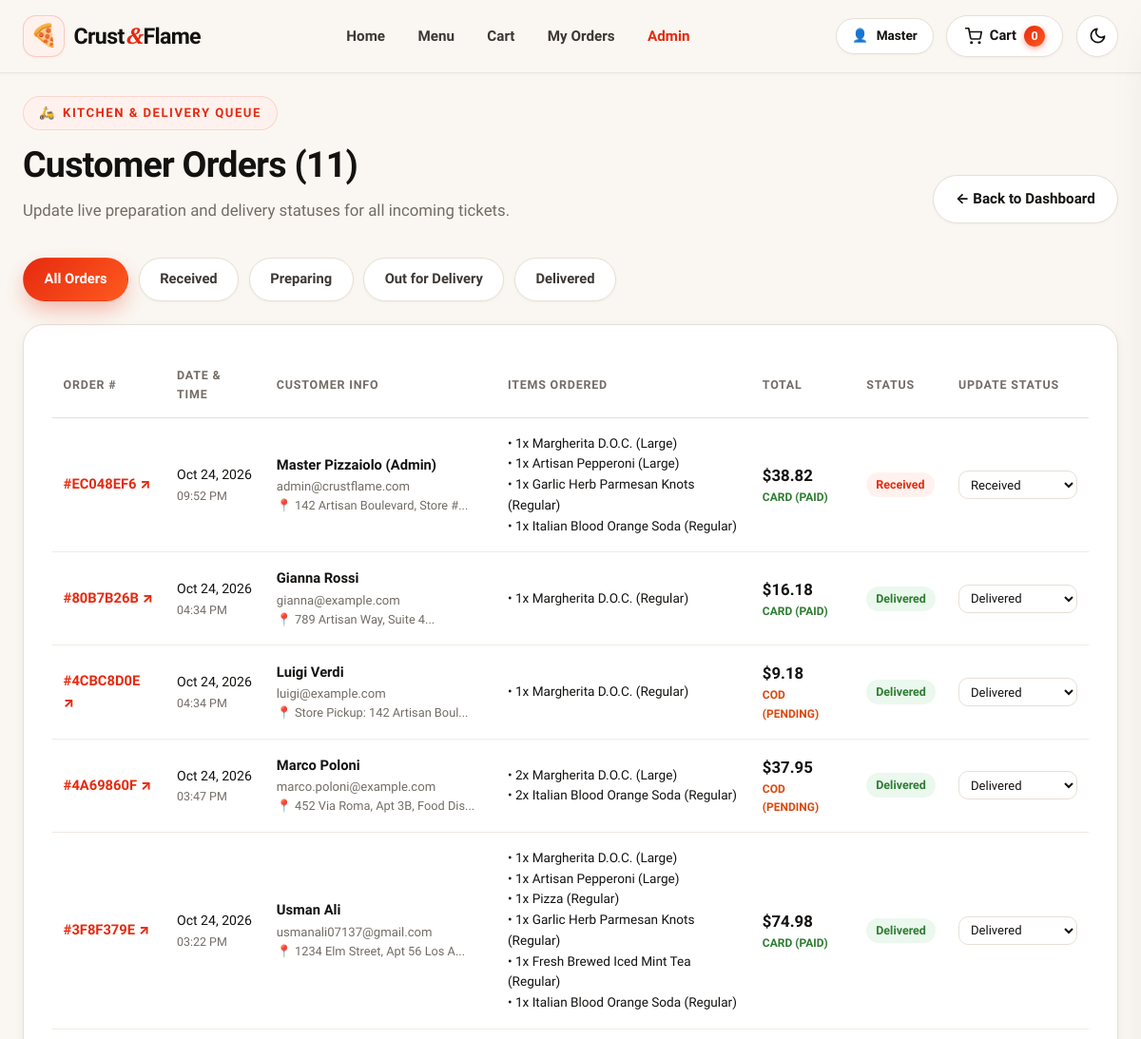
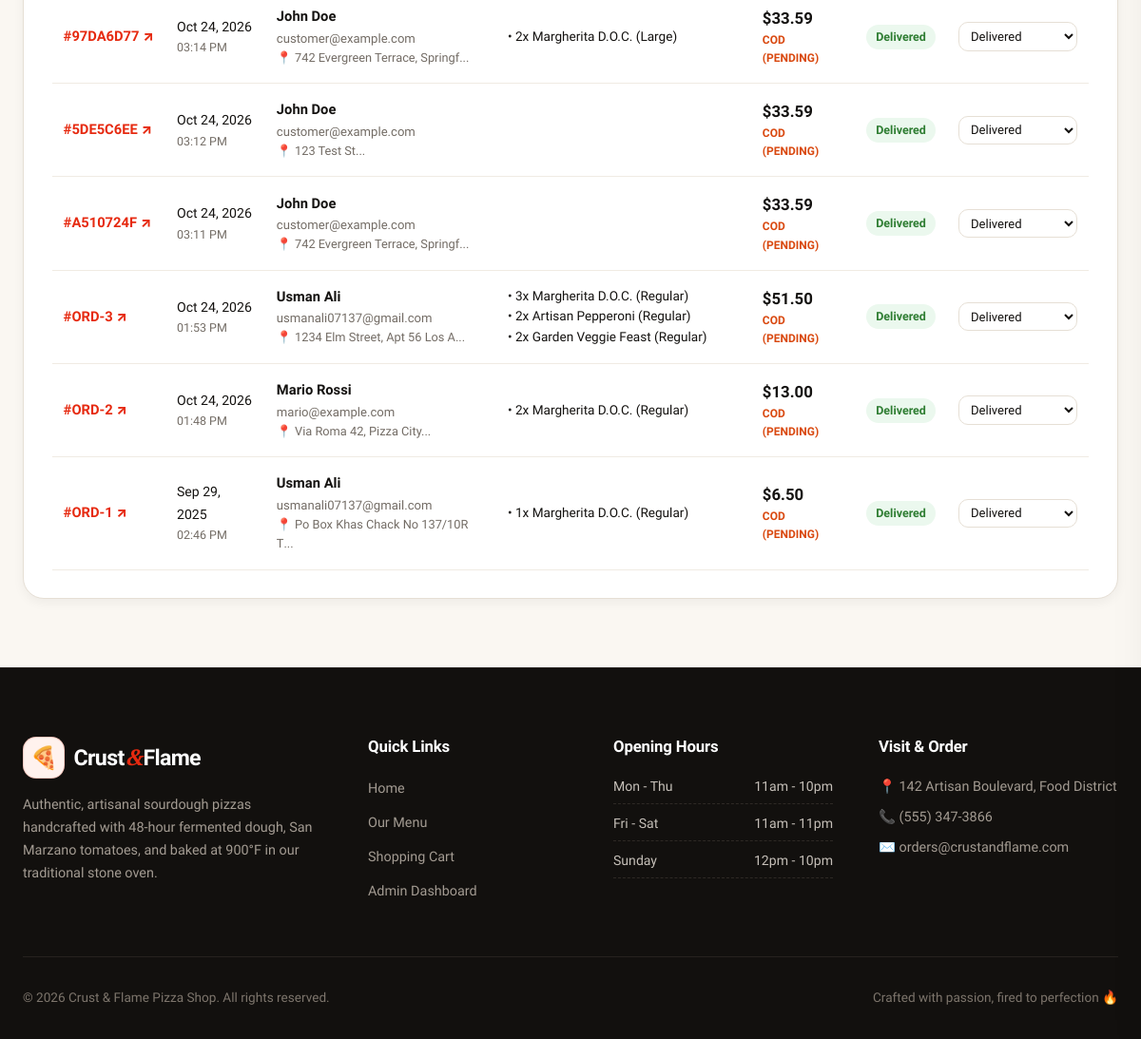
Page /admin/orders (signed in) on the committed database (2 pictures, top to bottom).
### app/models/user.py (models this page shows, shortened)
class User(Base):
    __tablename__ = "users"
    id = Column(Integer, primary_key=True, index=True)
    email = Column(String(120), unique=True, index=True, nullable=False)
    hashed_password = Column(String(255), nullable=False)
    full_name = Column(String(100), nullable=False)
    phone = Column(String(30), nullable=True)
    address = Column(String(255), nullable=True)
    role = Column(String(20), default="customer", nullable=False)  # 'customer', 'staff', 'admin'
    loyalty_points = Column(Integer, default=100, nullable=False)
    is_active = Column(Boolean, default=True, nullable=False)
    created_at = Column(DateTime, default=datetime.utcnow)
    orders = relationship("Order", back_populates="user", cascade="all, delete-orphan")
    reviews = relationship("Review", back_populates="user", cascade="all, delete-orphan")

### app/models/order.py (models this page shows, shortened)
class Order(Base):
    __tablename__ = "orders"
    id = Column(Integer, primary_key=True, index=True)
    order_number = Column(String(36), unique=True, index=True, default=lambda: str(uuid.uuid4())[:8].upper())
    user_id = Column(Integer, ForeignKey("users.id", ondelete="SET NULL"), nullable=True)
    customer_name = Column(String(100), nullable=False)
    customer_email = Column(String(100), nullable=False)
    customer_phone = Column(String(30), nullable=True)
    address = Column(Text, nullable=False)
    delivery_notes = Column(Text, nullable=True)
    subtotal = Column(Float, default=0.0)
    tax = Column(Float, default=0.0)
    delivery_fee = Column(Float, default=0.0)
    discount = Column(Float, default=0.0)
    tip_amount = Column(Float, default=0.0)
    total = Column(Float, default=0.0)
    coupon_code = Column(String(50), nullable=True)
    points_earned = Column(Integer, default=0)
    points_redeemed = Column(Integer, default=0)
    order_type = Column(String(20), default="delivery")  # 'delivery' or 'pickup'
    payment_method = Column(String(30), default="cod")  # 'cod', 'card', 'online'
    payment_status = Column(String(30), default="pending")  # 'pending', 'paid', 'refunded'
    status = Column(String(50), default="Received")  # 'Received', 'Preparing', 'Out for Delivery', 'Delivered', 'Cancelled'
    created_at = Column(DateTime, default=datetime.utcnow)
    updated_at = Column(DateTime, default=datetime.utcnow, onupdate=datetime.utcnow)
    user = relationship("User", back_populates="orders")
    items = relationship("OrderItem", back_populates="order", cascade="all, delete-orphan")

class OrderItem(Base):
    __tablename__ = "order_items"
    id = Column(Integer, primary_key=True, index=True)
    order_id = Column(Integer, ForeignKey("orders.id", ondelete="CASCADE"), nullable=False)
    menu_item_id = Column(Integer, ForeignKey("menu_items.id"), nullable=True)
    pizza_id = Column(Integer, nullable=True)  # legacy column support
    crust_id = Column(Integer, ForeignKey("crusts.id"), nullable=True)
    size = Column(String(20), default="Regular")  # Small, Medium, Large, Regular
    quantity = Column(Integer, default=1)
    price = Column(Float, nullable=False, default=0.0)  # legacy column & price
    unit_price = Column(Float, nullable=True, default=0.0)
    line_total = Column(Float, default=0.0)
    special_instructions = Column(String(200), nullable=True)
    order = relationship("Order", back_populates="items")
    menu_item = relationship("MenuItem", foreign_keys=[menu_item_id], back_populates="order_items")
    crust = relationship("Crust")
    toppings = relationship("OrderItemTopping", back_populates="order_item", cascade="all, delete-orphan")

### app/models/menu.py (models this page shows, shortened)
class MenuItem(Base):
    __tablename__ = "menu_items"
    id = Column(Integer, primary_key=True, index=True)
    name = Column(String(100), unique=True, nullable=False)
    slug = Column(String(100), unique=True, index=True, nullable=False)
    description = Column(Text, default="")
    base_price = Column(Float, nullable=False)
    category_id = Column(Integer, ForeignKey("categories.id"), nullable=False)
    image_filename = Column(String(255), default="default_pizza.jpeg")
    is_vegetarian = Column(Boolean, default=False)
    is_spicy = Column(Boolean, default=False)
    is_featured = Column(Boolean, default=False)
    is_available = Column(Boolean, default=True)
    created_at = Column(DateTime, default=datetime.utcnow)
    category = relationship("Category", back_populates="items")
    order_items = relationship("OrderItem", back_populates="menu_item")
    reviews = relationship("Review", back_populates="menu_item", cascade="all, delete-orphan")

### app/routers/admin.py (the view)
@router.get("/orders", response_class=HTMLResponse)
def admin_orders(
    request: Request,
    status_filter: Optional[str] = None,
    current_user: User = Depends(require_role(["admin", "staff"])),
    db: Session = Depends(get_db)
):
    query = db.query(Order)
    if status_filter and status_filter != "all":
        query = query.filter(Order.status == status_filter)
    orders = query.order_by(Order.created_at.desc()).all()
    return templates.TemplateResponse(
        "admin/orders.html",
        {
            "request": request,
            "user": current_user,
            "orders": orders,
            "current_filter": status_filter or "all"
        }
    )

### app/templates/admin/orders.html (shortened to what this page needs)
{% extends "base.html" %}
{% block content %}
<div class="admin-header">
  <div>
    <div class="section-tag">
      <span>🛵</span> Kitchen & Delivery Queue
    </div>
    <h1 class="section-title">Customer Orders ({{ orders|length }})</h1>
    <p class="section-subtitle">
      Update live preparation and delivery statuses for all incoming tickets.
    </p>
  </div>
  <div style="display: flex; gap: 0.5rem; flex-wrap: wrap;">
    <a href="/admin" class="btn btn-secondary">&larr; Back to Dashboard</a>
  </div>
</div>
<div class="menu-filter-bar" style="justify-content: flex-start; margin-bottom: 1.5rem;">
  <a href="/admin/orders" class="filter-btn {{ 'active' if current_filter == 'all' else '' }}">All Orders</a>
  <a href="/admin/orders?status_filter=Received" class="filter-btn {{ 'active' if current_filter == 'Received' else '' }}">Received</a>
  <a href="/admin/orders?status_filter=Preparing" class="filter-btn {{ 'active' if current_filter == 'Preparing' else '' }}">Preparing</a>
  <a href="/admin/orders?status_filter=Out+for+Delivery" class="filter-btn {{ 'active' if current_filter == 'Out for Delivery' else '' }}">Out for Delivery</a>
  <a href="/admin/orders?status_filter=Delivered" class="filter-btn {{ 'active' if current_filter == 'Delivered' else '' }}">Delivered</a>
</div>
<div class="admin-card">
  <div class="table-responsive">
    <table class="admin-table">
      <thead>
        <tr>
          <th>Order #</th>
          <th>Date & Time</th>
          <th>Customer Info</th>
          <th>Items Ordered</th>
          <th>Total</th>
          <th>Status</th>
          <th>Update Status</th>
        </tr>
      </thead>
      <tbody>
        {% for ord in orders %}
          <tr>
            <td>
              <a href="/orders/{{ ord.id }}" target="_blank" style="font-weight: 800; color: var(--primary);">
                #{{ ord.order_number or ord.id }} &nearr;
              </a>
            </td>
            <td>
              <span style="font-size: 0.88rem;">{{ ord.created_at.strftime('%b %d, %Y') }}</span>
              <div style="font-size: 0.78rem; color: var(--text-muted);">{{ ord.created_at.strftime('%I:%M %p') }}</div>
            </td>
            <td>
              <strong>{{ ord.customer_name }}</strong>
              <div style="font-size: 0.82rem; color: var(--text-muted);">{{ ord.customer_email }}</div>
              <div style="font-size: 0.8rem; color: var(--text-muted);">📍 {{ ord.address[:30] }}...</div>
            </td>
            <td>
              <div style="font-size: 0.85rem; max-width: 250px;">
                {% for it in ord.items %}
                  <div>&bull; {{ it.quantity }}x {{ it.menu_item.name if it.menu_item else 'Pizza' }} ({{ it.size }})</div>
                {% endfor %}
              </div>
            </td>
            <td>
              <strong style="font-size: 1.05rem;">${{ '%.2f'|format(ord.total) }}</strong>
              <div style="font-size: 0.75rem; text-transform: uppercase; font-weight: 700; color: {{ 'var(--secondary)' if ord.payment_status == 'paid' else '#D9480F' }};">
                {{ ord.payment_method.upper() }} ({{ ord.payment_status }})
              </div>
            </td>
            <td>
              {% set st = ord.status %}
              <span style="display: inline-block; font-size: 0.78rem; font-weight: 700; padding: 3px 10px; border-radius: var(--radius-full);
                {% if st == 'Delivered' %}background: var(--secondary-soft); color: var(--secondary);
                {% elif st == 'Out for Delivery' %}background: #FFF4E6; color: #D9480F;
                {% elif st == 'Preparing' %}background: #E7F5FF; color: #1971C2;
                {% else %}background: var(--primary-soft); color: var(--primary);{% endif %}">
                {{ ord.status }}
              </span>
            </td>
            <td>
              <form method="post" action="/admin/orders/{{ ord.id }}/status" style="display: flex; flex-direction: column; gap: 4px;">
                <select name="status" class="form-control" style="font-size: 0.82rem; padding: 0.35rem 0.5rem;" onchange="this.form.submit()">
                  <option value="Received" {% if ord.status == 'Received' %}selected{% endif %}>Received</option>
                  <option value="Delivered" {% if ord.status == 'Delivered' %}selected{% endif %}>Delivered</option>
                </select>
              </form>
            </td>
          </tr>
        {% else %}
          <tr>
            <td colspan="7" style="text-align: center; color: var(--text-muted); padding: 3rem;">
              No orders found for this status.
            </td>
          </tr>
        {% endfor %}
      </tbody>
    </table>
  </div>
</div>
{% endblock %}

### app/templates/base.html (shortened to what this page needs)
<!DOCTYPE html>
<html lang="en">
  <head>
    <link rel="stylesheet" href="/static/css/main.css" />
  </head>
  <body>
    <div class="site-wrapper">
      <header class="site-header">
        <div class="container">
          <nav class="navbar">
            <a class="brand" href="/" title="Crust & Flame Pizza Shop">
              <span class="brand-icon">🍕</span>
              <span>Crust<span class="brand-highlight">&</span>Flame</span>
            </a>
            <ul class="nav-links">
              <li><a class="nav-link" href="/">Home</a></li>
              <li><a class="nav-link" href="/#menu">Menu</a></li>
              <li><a class="nav-link" href="/cart">Cart</a></li>
              {% if user or (request.state.user is defined and request.state.user) %}
                {% set u = user or request.state.user %}
                <li><a class="nav-link" href="/profile">My Orders</a></li>
                {% if u.is_staff() %}
                  <li><a class="nav-link" href="/admin" style="color: var(--primary); font-weight: 700;">Admin</a></li>
                {% endif %}
              {% endif %}
            </ul>
            <div class="nav-actions">
              {% if user or (request.state.user is defined and request.state.user) %}
                {% set u = user or request.state.user %}
                <a href="/profile" class="btn btn-sm btn-secondary" title="View Profile">
                  <span>👤</span> <span>{{ u.full_name.split(' ')[0] }}</span>
                </a>
              {% else %}
                <a href="/auth/login" class="btn btn-sm btn-secondary" title="Sign In">
                  <span>🔐</span> <span>Sign In</span>
                </a>
              {% endif %}
              <a class="cart-btn" href="/cart" id="header-cart-btn" title="View Cart">
                <svg width="18" height="18" viewBox="0 0 24 24" fill="none" stroke="currentColor" stroke-width="2.2" stroke-linecap="round" stroke-linejoin="round">
                  <circle cx="9" cy="21" r="1"></circle>
                  <circle cx="20" cy="21" r="1"></circle>
                  <path d="M1 1h4l2.68 13.39a2 2 0 0 0 2 1.61h9.72a2 2 0 0 0 2-1.61L23 6H6"></path>
                </svg>
                <span>Cart</span>
                <span class="cart-badge" id="cart-count">0</span>
              </a>
              <button
                class="theme-toggle-btn"
                id="theme-toggle"
                aria-label="Toggle dark / light theme"
                title="Switch to Dark Mode"
                type="button"
              >
                <span class="theme-icon moon-icon" aria-hidden="true">
                  <svg width="19" height="19" viewBox="0 0 24 24" fill="none" stroke="currentColor" stroke-width="2.2" stroke-linecap="round" stroke-linejoin="round">
                    <path d="M21 12.79A9 9 0 1 1 11.21 3 7 7 0 0 0 21 12.79z"></path>
                  </svg>
                </span>
              </button>
            </div>
          </nav>
        </div>
      </header>
      <main class="main-content">
        <div class="container">
          {% block content %}{% endblock %}
        </div>
      </main>
      <footer class="site-footer">
        <div class="container">
          <div class="footer-grid">
            <div class="footer-col">
              <a class="brand" href="/" style="color: #fff; margin-bottom: 1rem;">
                <span class="brand-icon">🍕</span>
                <span>Crust<span class="brand-highlight">&</span>Flame</span>
              </a>
              <p>
                Authentic, artisanal sourdough pizzas handcrafted with 48-hour fermented dough,
                San Marzano tomatoes, and baked at 900°F in our traditional stone oven.
              </p>
            </div>
            <div class="footer-col">
              <h4>Quick Links</h4>
              <ul class="footer-links">
                <li><a href="/">Home</a></li>
                <li><a href="/#menu">Our Menu</a></li>
                <li><a href="/cart">Shopping Cart</a></li>
                <li><a href="/admin/pizzas">Admin Dashboard</a></li>
              </ul>
            </div>
            <div class="footer-col">
              <h4>Opening Hours</h4>
              <ul class="footer-hours-list">
                <li><span>Mon - Thu</span> <span>11am - 10pm</span></li>
                <li><span>Fri - Sat</span> <span>11am - 11pm</span></li>
                <li><span>Sunday</span> <span>12pm - 10pm</span></li>
              </ul>
            </div>
            <div class="footer-col">
              <h4>Visit & Order</h4>
              <p>📍 142 Artisan Boulevard, Food District</p>
              <p style="margin-top: 0.5rem;">📞 (555) 347-3866</p>
              <p style="margin-top: 0.5rem;">✉️ orders@crustandflame.com</p>
            </div>
          </div>
          <div class="footer-bottom">
            <p>&copy; 2026 Crust & Flame Pizza Shop. All rights reserved.</p>
            <p>Crafted with passion, fired to perfection 🔥</p>
          </div>
        </div>
      </footer>
    </div>
  </body>
</html>

### rows in the picture
User: full_name "Master"
Order: order_number "EC048EF6", created_at "Oct 24, 2026", created_at "09:52 PM", customer_name "Master Pizzaiolo (Admin)", customer_email "admin@crustflame.com", address "142 Artisan Boulevard, Store #", total "38.82", payment_method "CARD", payment_status "PAID", status "Received"
OrderItem: quantity "1", menu_item "Margherita D.O.C.", size "Large"
OrderItem: quantity "1", menu_item "Artisan Pepperoni", size "Large"
OrderItem: quantity "1", menu_item "Garlic Herb Parmesan Knots", size "Regular"
OrderItem: quantity "1", menu_item "Italian Blood Orange Soda", size "Regular"
Order: order_number "80B7B26B", created_at "Oct 24, 2026", created_at "04:34 PM", customer_name "Gianna Rossi", customer_email "gianna@example.com", address "789 Artisan Way, Suite 4", total "16.18", payment_method "CARD", payment_status "PAID", status "Delivered"
OrderItem: quantity "1", menu_item "Margherita D.O.C.", size "Regular"
Order: order_number "4CBC8D0E", created_at "Oct 24, 2026", created_at "04:34 PM", customer_name "Luigi Verdi", customer_email "luigi@example.com", address "Store Pickup: 142 Artisan Boul", total "9.18", payment_method "COD", payment_status "PENDING", status "Delivered"
OrderItem: quantity "1", menu_item "Margherita D.O.C.", size "Regular"
Order: order_number "4A69860F", created_at "Oct 24, 2026", created_at "03:47 PM", customer_name "Marco Poloni", customer_email "marco.poloni@example.com", address "452 Via Roma, Apt 3B, Food Dis", total "37.95", payment_method "COD", payment_status "PENDING", status "Delivered"
OrderItem: quantity "2", menu_item "Margherita D.O.C.", size "Large"
OrderItem: quantity "2", menu_item "Italian Blood Orange Soda", size "Regular"
Order: order_number "3F8F379E", created_at "Oct 24, 2026", created_at "03:22 PM", customer_name "Usman Ali", customer_email "usmanali07137@gmail.com", address "1234 Elm Street, Apt 56 Los A", total "74.98", payment_method "CARD", payment_status "PAID", status "Delivered"
OrderItem: quantity "1", menu_item "Margherita D.O.C.", size "Large"
OrderItem: quantity "1", menu_item "Artisan Pepperoni", size "Large"
OrderItem: quantity "1", menu_item "Pizza", size "Regular"
OrderItem: quantity "1", menu_item "Garlic Herb Parmesan Knots", size "Regular"
OrderItem: quantity "1", menu_item "Fresh Brewed Iced Mint Tea", size "Regular"
OrderItem: quantity "1", menu_item "Italian Blood Orange Soda", size "Regular"
Order: order_number "97DA6D77", created_at "Oct 24, 2026", created_at "03:14 PM", customer_name "John Doe", customer_email "customer@example.com", address "742 Evergreen Terrace, Springf", total "33.59", payment_method "COD", payment_status "PENDING", status "Delivered"
OrderItem: quantity "2", menu_item "Margherita D.O.C.", size "Large"
Order: order_number "5DE5C6EE", created_at "Oct 24, 2026", created_at "03:12 PM", customer_name "John Doe", customer_email "customer@example.com", address "123 Test St", total "33.59", payment_method "COD", payment_status "PENDING", status "Delivered"
Order: order_number "A510724F", created_at "Oct 24, 2026", created_at "03:11 PM", customer_name "John Doe", customer_email "customer@example.com", address "742 Evergreen Terrace, Springf", total "33.59", payment_method "COD", payment_status "PENDING", status "Delivered"
Order: order_number "ORD-3", created_at "Oct 24, 2026", created_at "01:53 PM", customer_name "Usman Ali", customer_email "usmanali07137@gmail.com", address "1234 Elm Street, Apt 56 Los A", total "51.50", payment_method "COD", payment_status "PENDING", status "Delivered"
OrderItem: quantity "3", menu_item "Margherita D.O.C.", size "Regular"
OrderItem: quantity "2", menu_item "Artisan Pepperoni", size "Regular"
OrderItem: quantity "2", menu_item "Garden Veggie Feast", size "Regular"
Order: order_number "ORD-2", created_at "Oct 24, 2026", created_at "01:48 PM", customer_name "Mario Rossi", customer_email "mario@example.com", address "Via Roma 42, Pizza City", total "13.00", payment_method "COD", payment_status "PENDING", status "Delivered"
OrderItem: quantity "2", menu_item "Margherita D.O.C.", size "Regular"
Order: order_number "ORD-1", created_at "Sep 29, 2025", created_at "02:46 PM", customer_name "Usman Ali", customer_email "usmanali07137@gmail.com", address "Po Box Khas Chack No 137/10R T", total "6.50", payment_method "COD", payment_status "PENDING", status "Delivered"
OrderItem: quantity "1", menu_item "Margherita D.O.C.", size "Regular"

### other values in the picture
{{ orders|length }} "11"
